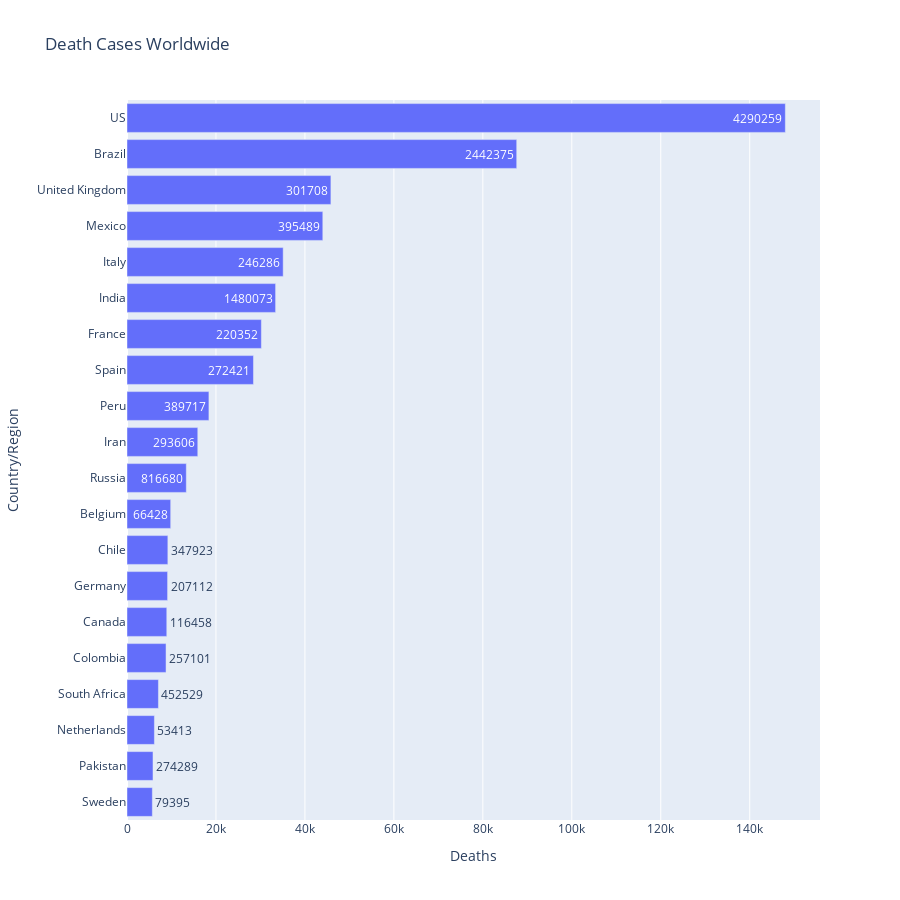

The notebook cell this image was saved under:
### Markdown cell above
## Death Cases Worldwide

### Code cell
import plotly.express as px
fig = px.bar(cwd.sort_values('Deaths',ascending=False)[:20][::-1],x='Deaths',y='Country/Region',title='Death Cases Worldwide',text='Confirmed', height=900, orientation='h')
fig.show()

### Figure 1 — Plotly figure (JSON) as saved in the notebook; plotly's stock layout.template omitted (floating-point values rounded to 4 significant figures)
{"data": [{"alignmentgroup": "True", "hovertemplate": "Deaths=%{x}<br>Country/Region=%{y}<br>Confirmed=%{text}<extra></extra>", "legendgroup": "", "marker": {"color": "#636efa", "pattern": {"shape": ""}}, "name": "", "offsetgroup": "", "orientation": "h", "showlegend": false, "text": [79395, 274289, 53413, 452529, 257101, 116458, 207112, 347923, 66428, 816680, 293606, 389717, 272421, 220352, 1480073, 246286, 395489, 301708, 2442375, 4290259], "textposition": "auto", "type": "bar", "x": [5700, 5842, 6160, 7067, 8777, 8944, 9125, 9187, 9822, 13334, 15912, 18418, 28432, 30212, 33408, 35112, 44022, 45844, 87618, 148011], "xaxis": "x", "y": ["Sweden", "Pakistan", "Netherlands", "South Africa", "Colombia", "Canada", "Germany", "Chile", "Belgium", "Russia", "Iran", "Peru", "Spain", "France", "India", "Italy", "Mexico", "United Kingdom", "Brazil", "US"], "yaxis": "y"}], "layout": {"barmode": "relative", "height": 900, "legend": {"tracegroupgap": 0}, "title": {"text": "Death Cases Worldwide"}, "xaxis": {"anchor": "y", "domain": [0, 1], "title": {"text": "Deaths"}}, "yaxis": {"anchor": "x", "domain": [0, 1], "title": {"text": "Country/Region"}}}}
